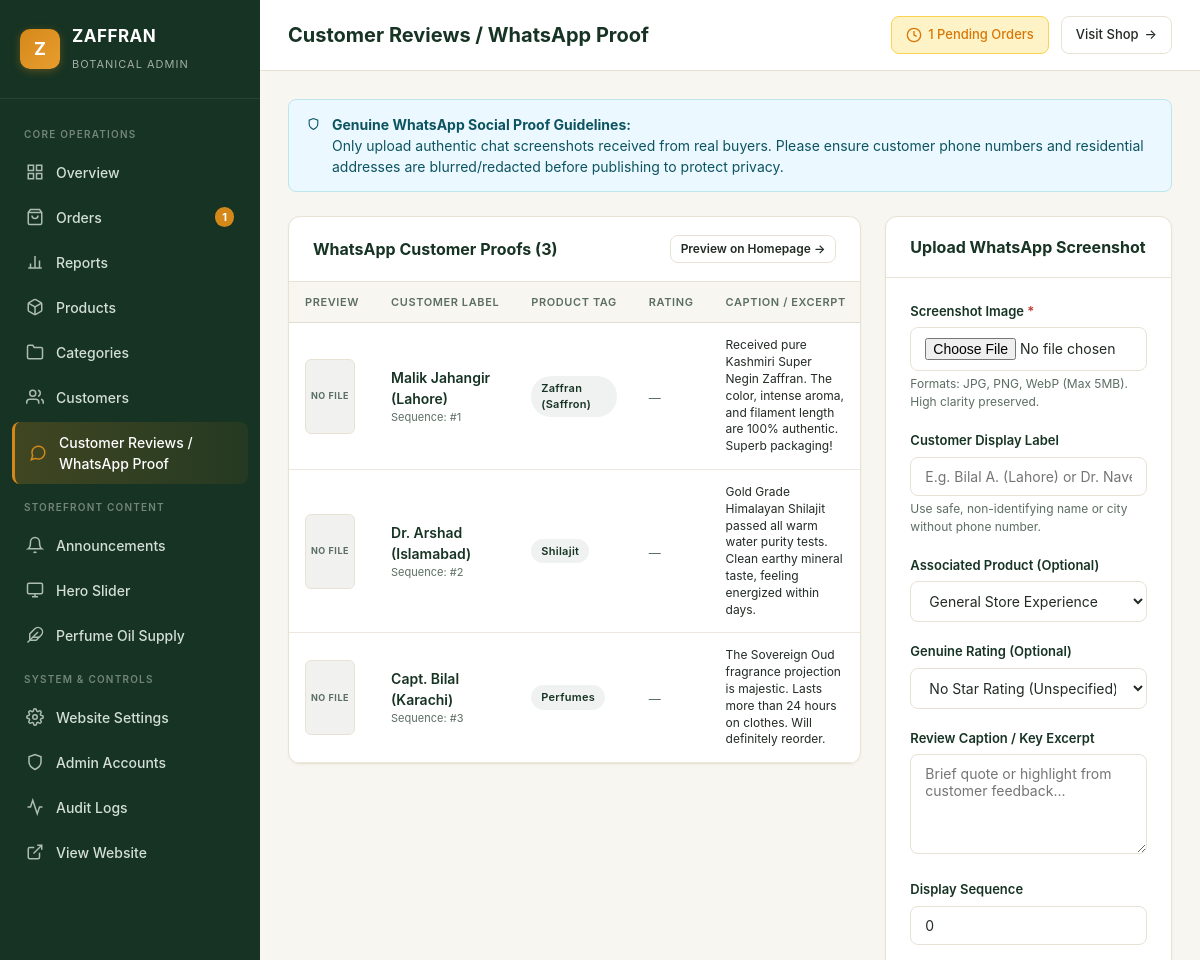
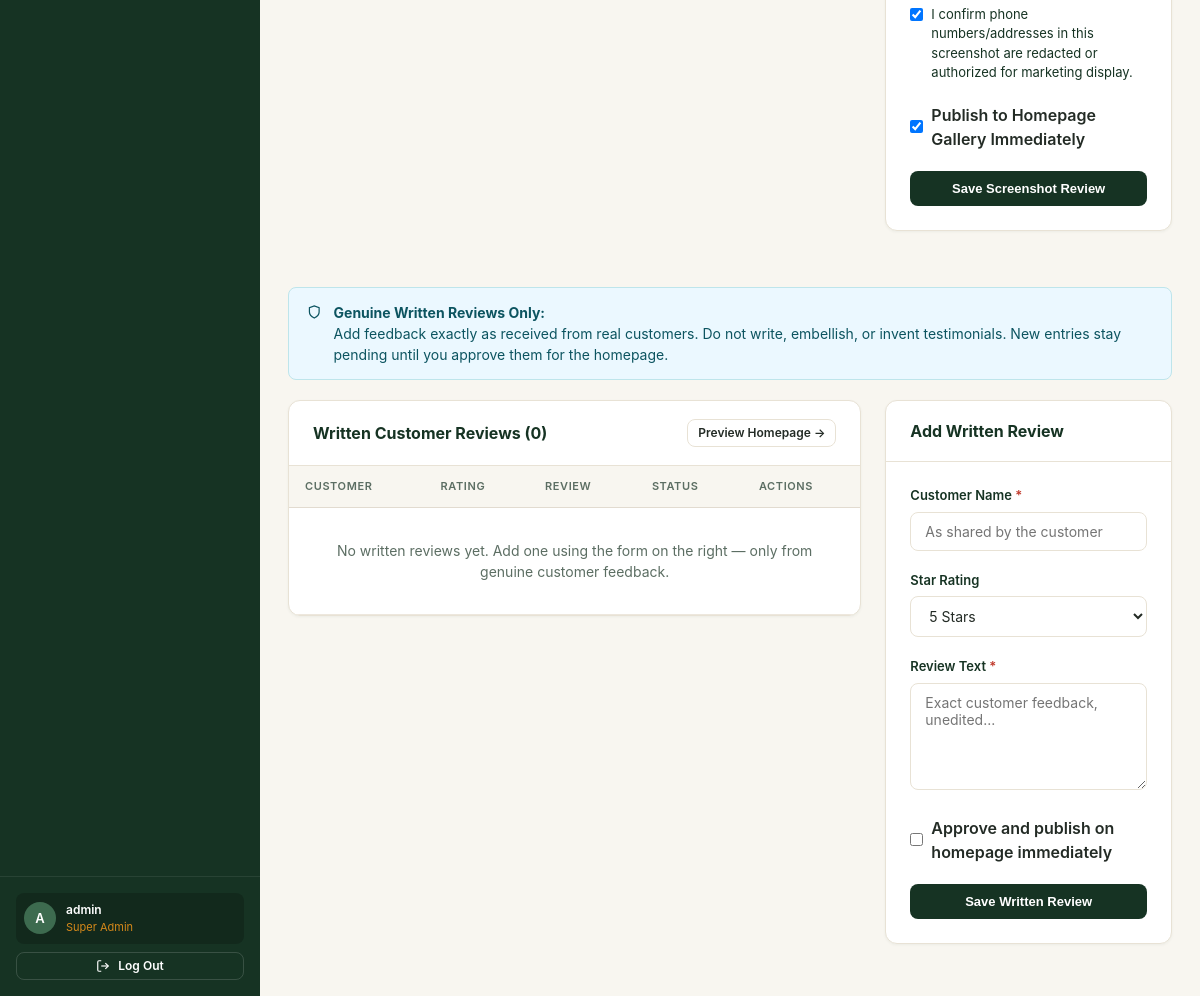
Page /admin/reviews.php (signed in) on the committed database (2 pictures, top to bottom).
### tables this page shows
CREATE TABLE `whatsapp_proofs` (
  `id` int(10) unsigned NOT NULL AUTO_INCREMENT,
  `image_path` varchar(255) NOT NULL,
  `customer_display_name` varchar(150) DEFAULT NULL,
  `product_id` int(10) unsigned DEFAULT NULL,
  `rating` int(11) DEFAULT NULL,
  `verified_buyer` tinyint(1) NOT NULL DEFAULT 1,
  `caption` text DEFAULT NULL,
  `is_published` tinyint(1) NOT NULL DEFAULT 1,
  `display_order` int(11) NOT NULL DEFAULT 0,
  `created_at` datetime NOT NULL DEFAULT current_timestamp(),
  `updated_at` datetime NOT NULL DEFAULT current_timestamp() ON UPDATE current_timestamp(),
  PRIMARY KEY (`id`),
  KEY `product_id` (`product_id`),
  KEY `idx_published_order` (`is_published`,`display_order`),
  CONSTRAINT `whatsapp_proofs_ibfk_1` FOREIGN KEY (`product_id`) REFERENCES `products` (`id`) ON DELETE SET NULL
);

CREATE TABLE `products` (
  `id` int(10) unsigned NOT NULL AUTO_INCREMENT,
  `name` varchar(200) NOT NULL,
  `slug` varchar(200) NOT NULL,
  `category` varchar(100) NOT NULL,
  `category_slug` varchar(100) NOT NULL DEFAULT 'perfumes',
  `badge` varchar(100) DEFAULT NULL,
  `short_desc` varchar(255) DEFAULT NULL,
  `long_desc` text DEFAULT NULL,
  `price` decimal(12,2) NOT NULL,
  `sale_price` decimal(12,2) DEFAULT NULL,
  `image_url` varchar(255) NOT NULL,
  `is_featured` tinyint(1) NOT NULL DEFAULT 1,
  `is_active` tinyint(1) NOT NULL DEFAULT 1,
  `stock` int(10) unsigned NOT NULL DEFAULT 50,
  `track_stock` tinyint(1) NOT NULL DEFAULT 0,
  `sku` varchar(64) DEFAULT NULL,
  `created_at` datetime NOT NULL DEFAULT current_timestamp(),
  PRIMARY KEY (`id`),
  UNIQUE KEY `slug` (`slug`)
);

### admin/reviews.php (the view, shortened to what this page needs)
<?php
require_once __DIR__ . '/header.php';
$db = getDbConnection();
$proofs = $db->query("SELECT wp.*, p.name as product_name FROM whatsapp_proofs wp LEFT JOIN products p ON wp.product_id = p.id ORDER BY wp.display_order ASC, wp.id DESC")->fetchAll();
$writtenReviews = $db->query("SELECT * FROM reviews ORDER BY is_approved ASC, id DESC")->fetchAll();
?>
<div class="notice-box notice-info" style="margin-bottom: 24px;">
  <svg width="20" height="20" viewBox="0 0 24 24" fill="none" stroke="currentColor" stroke-width="2"><path d="M12 22s8-4 8-10V5l-8-3-8 3v7c0 6 8 10 8 10z"></path></svg>
  <div>
    <strong>Genuine WhatsApp Social Proof Guidelines:</strong><br>
    Only upload authentic chat screenshots received from real buyers. Please ensure customer phone numbers and residential addresses are blurred/redacted before publishing to protect privacy.
  </div>
</div>
<div class="admin-two-col">
  <div class="admin-card">
    <div class="admin-card-header">
      <div class="admin-card-title">WhatsApp Customer Proofs (<?php echo count($proofs); ?>)</div>
      <a href="../index.php#reviews" target="_blank" class="btn btn-secondary btn-sm">Preview on Homepage &rarr;</a>
    </div>
    <div class="admin-card-body" style="padding: 0;">
      <div class="table-responsive">
        <table class="admin-table">
          <thead>
            <tr>
              <th style="width: 70px;">Preview</th>
              <th>Customer Label</th>
              <th>Product Tag</th>
              <th>Rating</th>
              <th>Caption / Excerpt</th>
            </tr>
          </thead>
          <tbody>
            <?php if (empty($proofs)): ?>
              <tr>
                <td colspan="7" style="text-align: center; padding: 36px; color: var(--admin-text-muted);">
                  No WhatsApp screenshot feedback uploaded yet. Upload a screenshot on the right.
                </td>
              </tr>
            <?php else: ?>
              <?php foreach ($proofs as $p): ?>
                <tr>
                  <td>
                    <div class="proof-thumb" onclick="openAdminLightbox('<?php echo htmlspecialchars('../' . $p['image_path']); ?>')">
                      <span class="proof-thumb-missing">No file</span>
                    </div>
                  </td>
                  <td>
                    <div style="font-weight: 600; color: var(--admin-forest);">
                      <?php echo htmlspecialchars($p['customer_display_name'] ?: 'Verified Customer'); ?>
                    </div>
                    <div style="font-size: 11px; color: var(--admin-text-muted);">
                      Sequence: #<?php echo (int)$p['display_order']; ?>
                    </div>
                  </td>
                  <td>
                    <?php if (!empty($p['product_name'])): ?>
                      <span class="badge" style="background: #F0F2F1; color: var(--admin-forest);">
                        <?php echo htmlspecialchars($p['product_name']); ?>
                      </span>
                    <?php else: ?>
                      <span style="color: var(--admin-text-muted); font-size: 12px;">General Store</span>
                    <?php endif; ?>
                  </td>
                  <td>
                    <?php if (!empty($p['rating'])): ?>
                      <span style="color: var(--admin-saffron); font-size: 13px;">
                        <?php echo str_repeat('★', (int)$p['rating']); ?>
                      </span>
                    <?php else: ?>
                      <span style="color: var(--admin-text-muted); font-size: 12px;">—</span>
                    <?php endif; ?>
                  </td>
                  <td style="font-size: 12px; max-width: 220px; line-height: 1.4;">
                    <?php echo htmlspecialchars($p['caption'] ?: '—'); ?>
                  </td>
                </tr>
              <?php endforeach; ?>
            <?php endif; ?>
          </tbody>
        </table>
      </div>
    </div>
  </div>
  <div class="admin-card">
    <div class="admin-card-header">
      <div class="admin-card-title" id="formCardTitle">Upload WhatsApp Screenshot</div>
    </div>
    <div class="admin-card-body">
      <form method="POST" enctype="multipart/form-data" id="proofForm">
        <div class="form-group">
          <label class="form-label" for="proof_screenshot">Screenshot Image <span class="required" id="fileRequired">*</span></label>
          <input type="file" id="proof_screenshot" name="proof_screenshot" class="form-control" accept="image/jpeg,image/png,image/webp" onchange="previewUploadImage(this)">
          <div class="form-help">Formats: JPG, PNG, WebP (Max 5MB). High clarity preserved.</div>
        </div>
        <div class="form-group">
          <label class="form-label" for="customer_name">Customer Display Label</label>
          <input type="text" id="customer_name" name="customer_display_name" class="form-control" placeholder="E.g. Bilal A. (Lahore) or Dr. Naveed">
          <div class="form-help">Use safe, non-identifying name or city without phone number.</div>
        </div>
        <div class="form-group">
          <label class="form-label" for="product_id">Associated Product (Optional)</label>
          <select id="product_id" name="product_id" class="form-control">
            <option value="">General Store Experience</option>
          </select>
        </div>
        <div class="form-group">
          <label class="form-label" for="rating">Genuine Rating (Optional)</label>
          <select id="rating" name="rating" class="form-control">
            <option value="">No Star Rating (Unspecified)</option>
          </select>
        </div>
        <div class="form-group">
          <label class="form-label" for="caption">Review Caption / Key Excerpt</label>
          <textarea id="caption" name="caption" class="form-control" rows="3" placeholder="Brief quote or highlight from customer feedback..."></textarea>
        </div>
        <div class="form-group">
          <label class="form-label" for="display_order">Display Sequence</label>
          <input type="number" id="display_order" name="display_order" class="form-control" value="0">
        </div>
        <div class="form-group" style="margin-top: 14px;">
          <label style="display: flex; align-items: flex-start; gap: 8px; font-size: 13px; cursor: pointer; color: var(--admin-forest);">
            <input type="checkbox" id="privacy_confirmed" name="privacy_confirmed" value="1" checked style="margin-top: 3px;">
            <span>I confirm phone numbers/addresses in this screenshot are redacted or authorized for marketing display.</span>
          </label>
        </div>
        <div class="form-group">
          <label style="display: flex; align-items: center; gap: 8px; font-weight: 600; cursor: pointer;">
            <input type="checkbox" id="is_published" name="is_published" value="1" checked>
            Publish to Homepage Gallery Immediately
          </label>
        </div>
        <div style="display: flex; gap: 8px; margin-top: 20px;">
          <button type="submit" class="btn btn-primary" id="submitBtn" style="flex: 1;">Save Screenshot Review</button>
        </div>
      </form>
    </div>
  </div>
</div>
<div style="margin-top: 32px;">
  <div class="notice-box notice-info" style="margin-bottom: 20px;">
    <svg width="20" height="20" viewBox="0 0 24 24" fill="none" stroke="currentColor" stroke-width="2"><path d="M12 22s8-4 8-10V5l-8-3-8 3v7c0 6 8 10 8 10z"></path></svg>
    <div>
      <strong>Genuine Written Reviews Only:</strong><br>
      Add feedback exactly as received from real customers. Do not write, embellish, or invent testimonials. New entries stay pending until you approve them for the homepage.
    </div>
  </div>
  <div class="admin-two-col">
    <div class="admin-card">
      <div class="admin-card-header">
        <div class="admin-card-title">Written Customer Reviews (<?php echo count($writtenReviews); ?>)</div>
        <a href="../index.php#reviews" target="_blank" class="btn btn-secondary btn-sm">Preview Homepage &rarr;</a>
      </div>
      <div class="admin-card-body" style="padding: 0;">
        <div class="table-responsive">
          <table class="admin-table">
            <thead>
              <tr>
                <th>Customer</th>
                <th>Rating</th>
                <th>Review</th>
                <th>Status</th>
                <th>Actions</th>
              </tr>
            </thead>
            <tbody>
              <?php if (empty($writtenReviews)): ?>
                <tr>
                  <td colspan="5" style="text-align: center; padding: 32px; color: var(--admin-text-muted);">
                    No written reviews yet. Add one using the form on the right — only from genuine customer feedback.
                  </td>
                </tr>
              <?php endif; ?>
            </tbody>
          </table>
        </div>
      </div>
    </div>
    <div class="admin-card">
      <div class="admin-card-header">
        <div class="admin-card-title" id="reviewFormTitle">Add Written Review</div>
      </div>
      <div class="admin-card-body">
        <form method="POST" id="writtenReviewForm">
          <div class="form-group">
            <label class="form-label" for="review_customer_name">Customer Name <span class="required">*</span></label>
            <input type="text" id="review_customer_name" name="review_customer_name" class="form-control" placeholder="As shared by the customer" required>
          </div>
          <div class="form-group">
            <label class="form-label" for="review_rating">Star Rating</label>
            <select id="review_rating" name="review_rating" class="form-control">
              <option value="5">5 Stars</option>
            </select>
          </div>
          <div class="form-group">
            <label class="form-label" for="review_text">Review Text <span class="required">*</span></label>
            <textarea id="review_text" name="review_text" class="form-control" rows="5" placeholder="Exact customer feedback, unedited..." required></textarea>
          </div>
          <div class="form-group">
            <label style="display: flex; align-items: center; gap: 8px; font-weight: 600; cursor: pointer;">
              <input type="checkbox" id="review_is_approved" name="review_is_approved" value="1">
              Approve and publish on homepage immediately
            </label>
          </div>
          <div style="display: flex; gap: 8px; margin-top: 16px;">
            <button type="submit" class="btn btn-primary" id="reviewSubmitBtn" style="flex: 1;">Save Written Review</button>
          </div>
        </form>
      </div>
    </div>
  </div>
</div>
<?php require_once __DIR__ . '/footer.php'; ?>

### rows in the picture
whatsapp_proofs: customer_display_name "Malik Jahangir (Lahore)", display_order "1", product.name "Zaffran (Saffron)", caption "Received pure Kashmiri Super Negin Zaffran. The color, intense aroma, and filament length are 100% authentic. Superb packaging!"
whatsapp_proofs: customer_display_name "Dr. Arshad (Islamabad)", display_order "2", product.name "Shilajit", caption "Gold Grade Himalayan Shilajit passed all warm water purity tests. Clean earthy mineral taste, feeling energized within days."
whatsapp_proofs: customer_display_name "Capt. Bilal (Karachi)", display_order "3", product.name "Perfumes", caption "The Sovereign Oud fragrance projection is majestic. Lasts more than 24 hours on clothes. Will definitely reorder."

### other values in the picture
$pendingOrdersCount "1"
substr($currentAdmin['username'], 0, 1) "A"
$currentAdmin['username'] "admin"
str_replace('_', ' ', $currentAdmin['role']) "Super Admin"
$pageTitle "Customer Reviews / WhatsApp Proof"
count($proofs) "3"
count($writtenReviews) "0"
